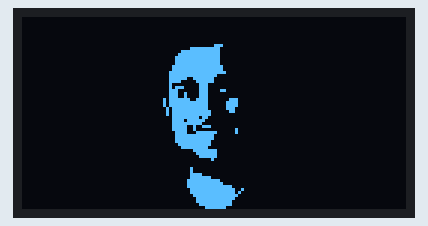
Recording of a sketch running on a simulated Arduino Uno, built with avr-gcc and run on an emulated ATmega328P. Parts: 128×64 one-colour display.

Above: at 2.1 s.

The sketch:

Images_in_the_OLED.ino
```cpp
#include <Wire.h>
#include <Adafruit_GFX.h>
#include <Adafruit_SSD1306.h>

#define SCREEN_WIDTH 128
#define SCREEN_HEIGHT 64

Adafruit_SSD1306 display(SCREEN_WIDTH, SCREEN_HEIGHT, &Wire, -1);

static const uint8_t image_data_Ruiarray[1024] = {
    0x00, 0x00, 0x00, 0x00, 0x00, 0x00, 0x00, 0x00, 0x00, 0x00, 0x00, 0x00, 0x00, 0x00, 0x00, 0x00,
    0x00, 0x00, 0x00, 0x00, 0x00, 0x00, 0x00, 0x00, 0x00, 0x00, 0x00, 0x00, 0x00, 0x00, 0x00, 0x00,
    0x00, 0x00, 0x00, 0x00, 0x00, 0x00, 0x00, 0x00, 0x00, 0x00, 0x00, 0x00, 0x00, 0x00, 0x00, 0x00,
    0x00, 0x00, 0x00, 0x00, 0x00, 0x00, 0x00, 0x00, 0x00, 0x00, 0x00, 0x00, 0x00, 0x00, 0x00, 0x00,
    0x00, 0x00, 0x00, 0x00, 0x00, 0x00, 0x00, 0x00, 0x00, 0x00, 0x00, 0x00, 0x00, 0x00, 0x00, 0x00,
    0x00, 0x00, 0x00, 0x00, 0x00, 0x00, 0x00, 0x00, 0x00, 0x00, 0x00, 0x00, 0x00, 0x00, 0x00, 0x00,
    0x00, 0x00, 0x00, 0x00, 0x00, 0x00, 0x00, 0x00, 0x00, 0x00, 0x00, 0x00, 0x00, 0x00, 0x00, 0x00,
    0x00, 0x00, 0x00, 0x00, 0x00, 0x00, 0x00, 0x00, 0x00, 0x00, 0x00, 0x00, 0x00, 0x00, 0x00, 0x00,
    0x00, 0x00, 0x00, 0x00, 0x00, 0x00, 0x00, 0x00, 0x00, 0x00, 0x00, 0x00, 0x00, 0x00, 0x00, 0x00,
    0x00, 0x00, 0x00, 0x00, 0x00, 0x00, 0x00, 0x00, 0xe0, 0x00, 0x00, 0x00, 0x00, 0x00, 0x00, 0x00,
    0x00, 0x00, 0x00, 0x00, 0x00, 0x00, 0x00, 0xff, 0xc0, 0x00, 0x00, 0x00, 0x00, 0x00, 0x00, 0x00,
    0x00, 0x00, 0x00, 0x00, 0x00, 0x00, 0x07, 0xff, 0xc0, 0x00, 0x00, 0x00, 0x00, 0x00, 0x00, 0x00,
    0x00, 0x00, 0x00, 0x00, 0x00, 0x00, 0x0f, 0xff, 0xc0, 0x00, 0x00, 0x00, 0x00, 0x00, 0x00, 0x00,
    0x00, 0x00, 0x00, 0x00, 0x00, 0x00, 0x1f, 0xff, 0xc0, 0x00, 0x00, 0x00, 0x00, 0x00, 0x00, 0x00,
    0x00, 0x00, 0x00, 0x00, 0x00, 0x00, 0x1f, 0xff, 0xc0, 0x00, 0x00, 0x00, 0x00, 0x00, 0x00, 0x00,
    0x00, 0x00, 0x00, 0x00, 0x00, 0x00, 0x1f, 0xff, 0xc0, 0x00, 0x00, 0x00, 0x00, 0x00, 0x00, 0x00,
    0x00, 0x00, 0x00, 0x00, 0x00, 0x00, 0x3f, 0xff, 0xe0, 0x00, 0x00, 0x00, 0x00, 0x00, 0x00, 0x00,
    0x00, 0x00, 0x00, 0x00, 0x00, 0x00, 0x3f, 0xff, 0xe0, 0x00, 0x00, 0x00, 0x00, 0x00, 0x00, 0x00,
    0x00, 0x00, 0x00, 0x00, 0x00, 0x00, 0x7f, 0xff, 0xf0, 0x00, 0x00, 0x00, 0x00, 0x00, 0x00, 0x00,
    0x00, 0x00, 0x00, 0x00, 0x00, 0x00, 0x7f, 0xff, 0x80, 0x00, 0x00, 0x00, 0x00, 0x00, 0x00, 0x00,
    0x00, 0x00, 0x00, 0x00, 0x00, 0x00, 0x7e, 0x7f, 0x00, 0x00, 0x00, 0x00, 0x00, 0x00, 0x00, 0x00,
    0x00, 0x00, 0x00, 0x00, 0x00, 0x00, 0x78, 0x3f, 0x00, 0x00, 0x00, 0x00, 0x00, 0x00, 0x00, 0x00,
    0x00, 0x00, 0x00, 0x00, 0x00, 0x00, 0x40, 0x1c, 0x00, 0x00, 0x00, 0x00, 0x00, 0x00, 0x00, 0x00,
    0x00, 0x00, 0x00, 0x00, 0x00, 0x00, 0x5c, 0x1c, 0x00, 0x00, 0x00, 0x00, 0x00, 0x00, 0x00, 0x00,
    0x00, 0x00, 0x00, 0x00, 0x00, 0x00, 0x70, 0x1c, 0x30, 0x00, 0x00, 0x00, 0x00, 0x00, 0x00, 0x00,
    0x00, 0x00, 0x00, 0x00, 0x00, 0x00, 0x72, 0x1c, 0x00, 0x00, 0x00, 0x00, 0x00, 0x00, 0x00, 0x00,
    0x00, 0x00, 0x00, 0x00, 0x00, 0x00, 0x72, 0x1c, 0x00, 0x00, 0x00, 0x00, 0x00, 0x00, 0x00, 0x00,
    0x00, 0x00, 0x00, 0x00, 0x00, 0x01, 0x7f, 0x3c, 0x07, 0x00, 0x00, 0x00, 0x00, 0x00, 0x00, 0x00,
    0x00, 0x00, 0x00, 0x00, 0x00, 0x01, 0x7f, 0xfc, 0x0f, 0x00, 0x00, 0x00, 0x00, 0x00, 0x00, 0x00,
    0x00, 0x00, 0x00, 0x00, 0x00, 0x01, 0x7f, 0xfc, 0x0f, 0x00, 0x00, 0x00, 0x00, 0x00, 0x00, 0x00,
    0x00, 0x00, 0x00, 0x00, 0x00, 0x00, 0xbf, 0xfc, 0x0e, 0x00, 0x00, 0x00, 0x00, 0x00, 0x00, 0x00,
    0x00, 0x00, 0x00, 0x00, 0x00, 0x00, 0xbf, 0xfe, 0x06, 0x00, 0x00, 0x00, 0x00, 0x00, 0x00, 0x00,
    0x00, 0x00, 0x00, 0x00, 0x00, 0x00, 0xbf, 0xfe, 0x00, 0x00, 0x00, 0x00, 0x00, 0x00, 0x00, 0x00,
    0x00, 0x00, 0x00, 0x00, 0x00, 0x00, 0x3f, 0xec, 0x00, 0x00, 0x00, 0x00, 0x00, 0x00, 0x00, 0x00,
    0x00, 0x00, 0x00, 0x00, 0x00, 0x00, 0x3d, 0xf8, 0x00, 0x00, 0x00, 0x00, 0x00, 0x00, 0x00, 0x00,
    0x00, 0x00, 0x00, 0x00, 0x00, 0x00, 0x3f, 0xf0, 0x00, 0x00, 0x00, 0x00, 0x00, 0x00, 0x00, 0x00,
    0x00, 0x00, 0x00, 0x00, 0x00, 0x00, 0x3e, 0x4e, 0x00, 0x00, 0x00, 0x00, 0x00, 0x00, 0x00, 0x00,
    0x00, 0x00, 0x00, 0x00, 0x00, 0x00, 0x3e, 0x40, 0x01, 0x00, 0x00, 0x00, 0x00, 0x00, 0x00, 0x00,
    0x00, 0x00, 0x00, 0x00, 0x00, 0x00, 0x1e, 0x3f, 0x81, 0x00, 0x00, 0x00, 0x00, 0x00, 0x00, 0x00,
    0x00, 0x00, 0x00, 0x00, 0x00, 0x00, 0x1f, 0xff, 0x00, 0x00, 0x00, 0x00, 0x00, 0x00, 0x00, 0x00,
    0x00, 0x00, 0x00, 0x00, 0x00, 0x00, 0x1f, 0xff, 0x00, 0x00, 0x00, 0x00, 0x00, 0x00, 0x00, 0x00,
    0x00, 0x00, 0x00, 0x00, 0x00, 0x00, 0x1f, 0xfe, 0x00, 0x00, 0x00, 0x00, 0x00, 0x00, 0x00, 0x00,
    0x00, 0x00, 0x00, 0x00, 0x00, 0x00, 0x0f, 0xfe, 0x00, 0x00, 0x00, 0x00, 0x00, 0x00, 0x00, 0x00,
    0x00, 0x00, 0x00, 0x00, 0x00, 0x00, 0x07, 0xfc, 0x00, 0x00, 0x00, 0x00, 0x00, 0x00, 0x00, 0x00,
    0x00, 0x00, 0x00, 0x00, 0x00, 0x00, 0x00, 0x7f, 0x80, 0x00, 0x00, 0x00, 0x00, 0x00, 0x00, 0x00,
    0x00, 0x00, 0x00, 0x00, 0x00, 0x00, 0x00, 0x3f, 0x80, 0x00, 0x00, 0x00, 0x00, 0x00, 0x00, 0x00,
    0x00, 0x00, 0x00, 0x00, 0x00, 0x00, 0x00, 0x1f, 0x80, 0x00, 0x00, 0x00, 0x00, 0x00, 0x00, 0x00,
    0x00, 0x00, 0x00, 0x00, 0x00, 0x00, 0x00, 0x01, 0x00, 0x00, 0x00, 0x00, 0x00, 0x00, 0x00, 0x00,
    0x00, 0x00, 0x00, 0x00, 0x00, 0x00, 0x00, 0x00, 0x00, 0x00, 0x00, 0x00, 0x00, 0x00, 0x00, 0x00,
    0x00, 0x00, 0x00, 0x00, 0x00, 0x00, 0x00, 0x00, 0x00, 0x00, 0x00, 0x00, 0x00, 0x00, 0x00, 0x00,
    0x00, 0x00, 0x00, 0x00, 0x00, 0x00, 0x00, 0x80, 0x00, 0x00, 0x00, 0x00, 0x00, 0x00, 0x00, 0x00,
    0x00, 0x00, 0x00, 0x00, 0x00, 0x00, 0x00, 0x80, 0x00, 0x00, 0x00, 0x00, 0x00, 0x00, 0x00, 0x00,
    0x00, 0x00, 0x00, 0x00, 0x00, 0x00, 0x00, 0xf0, 0x00, 0x00, 0x00, 0x00, 0x00, 0x00, 0x00, 0x00,
    0x00, 0x00, 0x00, 0x00, 0x00, 0x00, 0x00, 0xfe, 0x00, 0x00, 0x00, 0x00, 0x00, 0x00, 0x00, 0x00,
    0x00, 0x00, 0x00, 0x00, 0x00, 0x00, 0x01, 0xff, 0xc0, 0x00, 0x00, 0x00, 0x00, 0x00, 0x00, 0x00,
    0x00, 0x00, 0x00, 0x00, 0x00, 0x00, 0x01, 0xff, 0xe0, 0x00, 0x00, 0x00, 0x00, 0x00, 0x00, 0x00,
    0x00, 0x00, 0x00, 0x00, 0x00, 0x00, 0x01, 0xff, 0xfc, 0x00, 0x00, 0x00, 0x00, 0x00, 0x00, 0x00,
    0x00, 0x00, 0x00, 0x00, 0x00, 0x00, 0x00, 0xff, 0xfe, 0x40, 0x00, 0x00, 0x00, 0x00, 0x00, 0x00,
    0x00, 0x00, 0x00, 0x00, 0x00, 0x00, 0x00, 0xff, 0xfe, 0x80, 0x00, 0x00, 0x00, 0x00, 0x00, 0x00,
    0x00, 0x00, 0x00, 0x00, 0x00, 0x00, 0x00, 0x7f, 0xff, 0x00, 0x00, 0x00, 0x00, 0x00, 0x00, 0x00,
    0x00, 0x00, 0x00, 0x00, 0x00, 0x00, 0x00, 0x3f, 0xfe, 0x00, 0x00, 0x00, 0x00, 0x00, 0x00, 0x00,
    0x00, 0x00, 0x00, 0x00, 0x00, 0x00, 0x00, 0x3f, 0xfc, 0x00, 0x00, 0x00, 0x00, 0x00, 0x00, 0x00,
    0x00, 0x00, 0x00, 0x00, 0x00, 0x00, 0x00, 0x1f, 0xfc, 0x00, 0x00, 0x00, 0x00, 0x00, 0x00, 0x00,
    0x00, 0x00, 0x00, 0x00, 0x00, 0x00, 0x00, 0x07, 0xf0, 0x00, 0x00, 0x00, 0x00, 0x00, 0x00, 0x00
};

void setup() {
  Serial.begin(115200);

  if(!display.begin(SSD1306_SWITCHCAPVCC, 0x3C)) {
    Serial.println(F("SSD1306 allocation failed"));
    for(;;);
  }
  delay(2000); // Pause for 2 seconds

  // Clear the buffer.
  display.clearDisplay();

  // Draw bitmap on the screen
  display.drawBitmap(0, 0, image_data_Ruiarray, 128, 64, 1);
  display.display();
}

void loop() {

}
```
